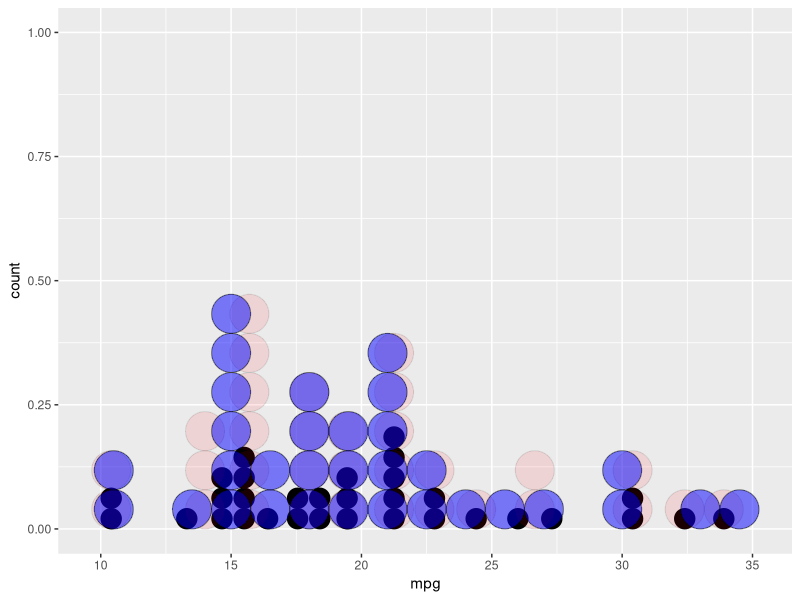
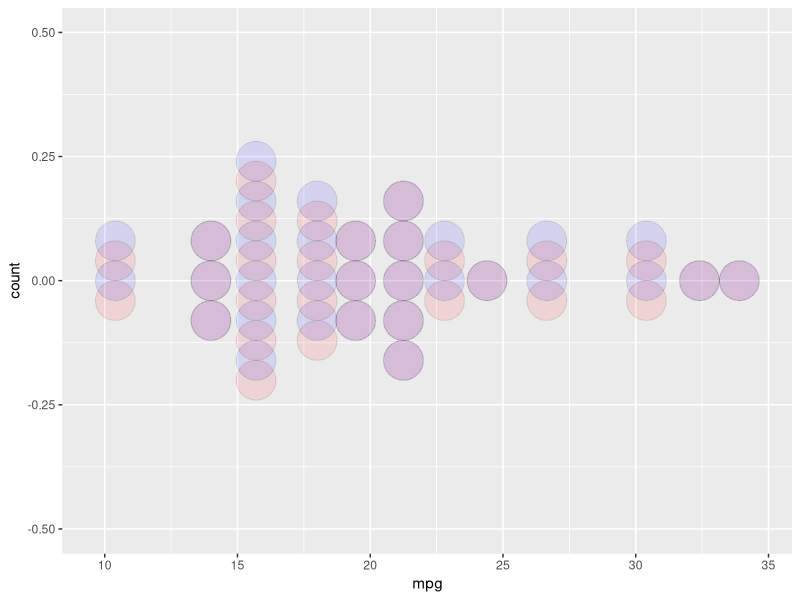
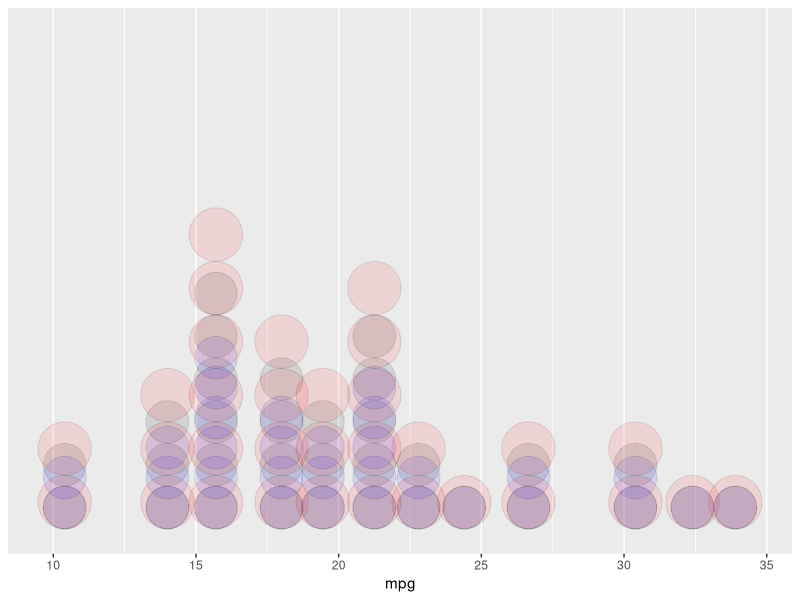
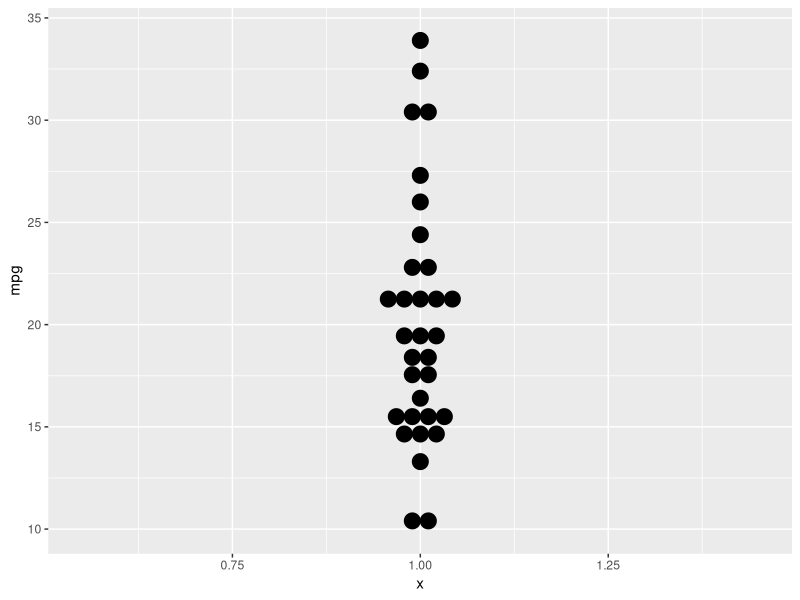
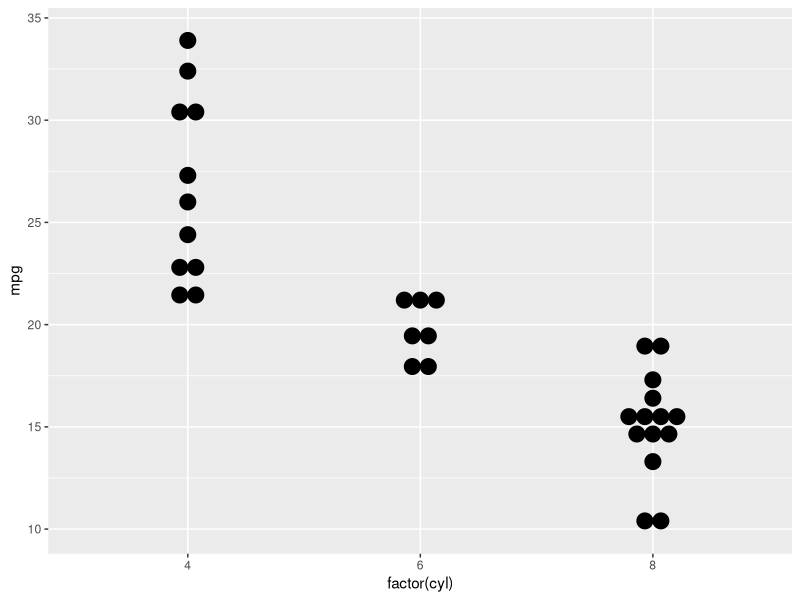
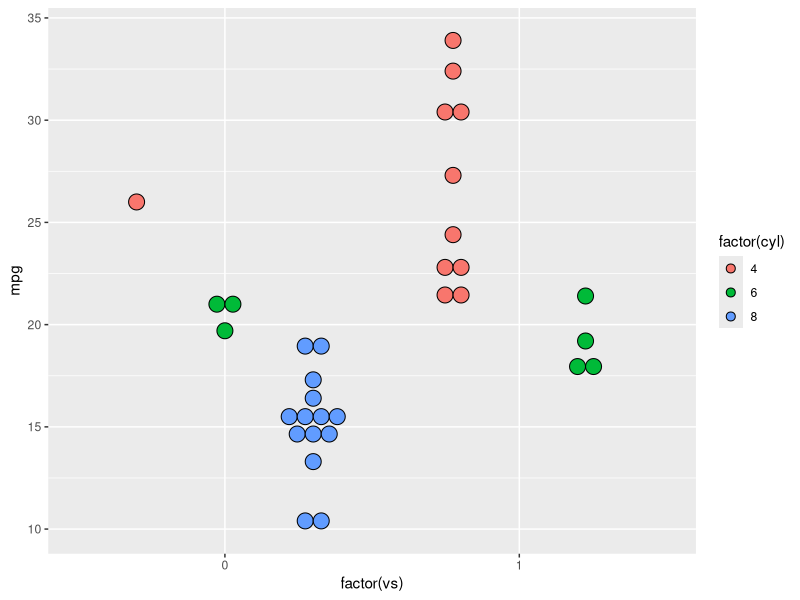
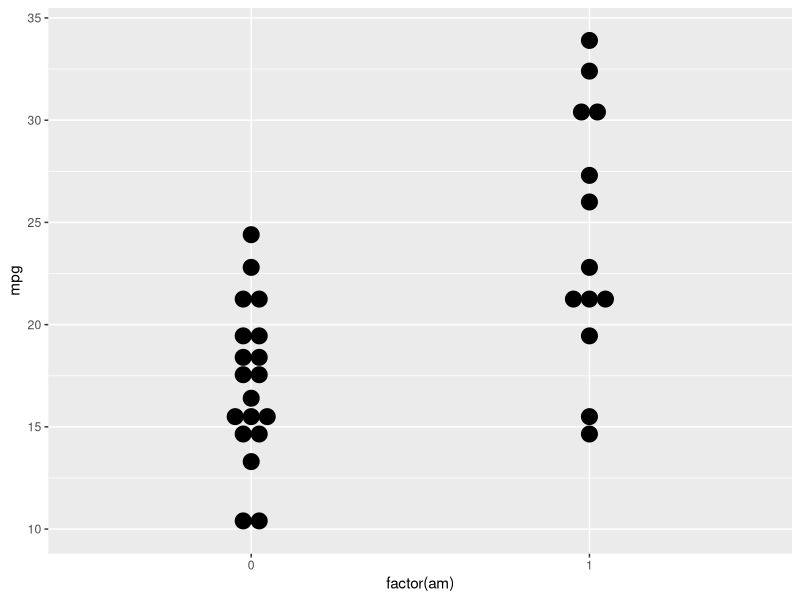
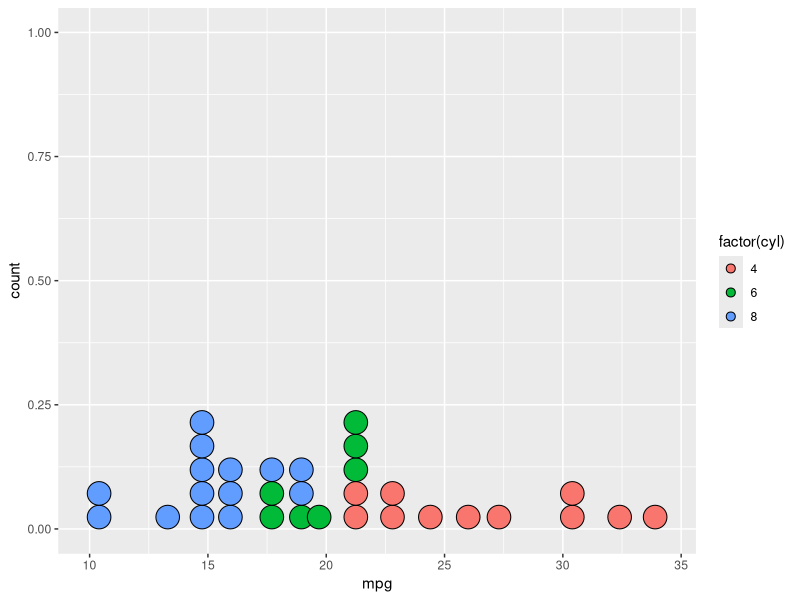

Generate these figures, in order, with R:
## ---- chunk 1
knitr::opts_chunk$set(echo = TRUE)
## ---- chunk 2
library(ggplot2)
#`stat_bindot()` using `bins = 30`. Pick better value with `binwidth`.
ggplot(mtcars, aes(x = mpg)) + 
  geom_dotplot() +
  geom_dotplot(binwidth = 1.5,fill = "red",alpha = 0.1) +
  #use fixed-width bins
  geom_dotplot(method="histodot", binwidth = 1.5,fill= "blue",alpha = 0.5)  

## ---- chunk 3
ggplot(mtcars, aes(x = mpg)) + 
  geom_dotplot(binwidth = 1.5, stackdir = "center",fill = "red",alpha = 0.1) +
  geom_dotplot(binwidth = 1.5, stackdir = "centerwhole",fill = "blue", alpha = 0.1)
## ---- chunk 4
  # y axis isn't really meaningful, so hide it
  ggplot(mtcars, aes(x = mpg)) + geom_dotplot(binwidth = 1.5,alpha= 0.1) +
  scale_y_continuous(NULL, breaks = NULL) +
  # Overlap dots vertically
  geom_dotplot(binwidth = 1.5, stackratio = .7,fill = "blue",alpha = 0.1) +
  # Expand dot diameter
  geom_dotplot(binwidth = 1.5, dotsize = 1.25,fill = "red",alpha= 0.1)
## ---- chunk 5
# Examples with stacking along y axis instead of x
ggplot(mtcars, aes(x = 1, y = mpg)) +
  geom_dotplot(binaxis = "y", stackdir = "center")
## ---- chunk 6
ggplot(mtcars, aes(x = factor(cyl), y = mpg)) +
  geom_dotplot(binaxis = "y", stackdir = "center")
## ---- chunk 7
ggplot(mtcars, aes(x = factor(vs), fill = factor(cyl), y = mpg)) +
  geom_dotplot(binaxis = "y", stackdir = "center", position = "dodge")
## ---- chunk 8
# binpositions="all" ensures that the bins are aligned between groups
ggplot(mtcars, aes(x = factor(am), y = mpg)) +
  geom_dotplot(binaxis = "y", stackdir = "center", binpositions="all")

# `stat_bindot()` using `bins = 30`. Pick better value with `binwidth`.
## ---- chunk 9
# Stacking multiple groups, with different fill
ggplot(mtcars, aes(x = mpg, fill = factor(cyl))) +
  geom_dotplot(stackgroups = TRUE, binwidth = 1, binpositions = "all")
## ---- chunk 10
# Stacking multiple groups, with different fill
ggplot(mtcars, aes(x = mpg, fill = factor(cyl))) +
  geom_dotplot(stackgroups = TRUE, binwidth = 1, binpositions = "all")
## ---- chunk 11
ggplot(mtcars, aes(x = 1, y = mpg, fill = factor(cyl))) +
  geom_dotplot(binaxis = "y", stackgroups = TRUE, binwidth = 1, method = "histodot")
